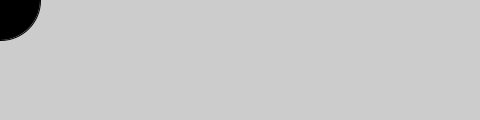
Frame 1 (no input)
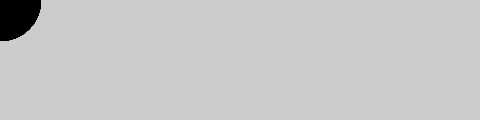
Frame 60 (the mouse pressed at the canvas centre just before this capture)
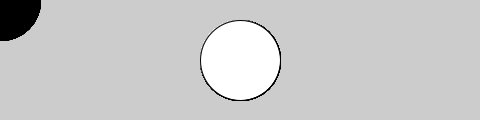
Frame 120 (the mouse held since frame 60 and released just before this capture)

The Processing sketch that drew these frames (run headless with seeded random() and noise(); from frame 60 on, the mouse is pressed at the canvas centre):

// Processing sketch: processing_71724
// ── processing_71724.pde

void setup(){
  size(480,120);
}

void draw(){
  if(mousePressed){
    fill(255);
  }else{
    fill(0);
  }
  ellipse(mouseX,mouseY,80,80);
}
